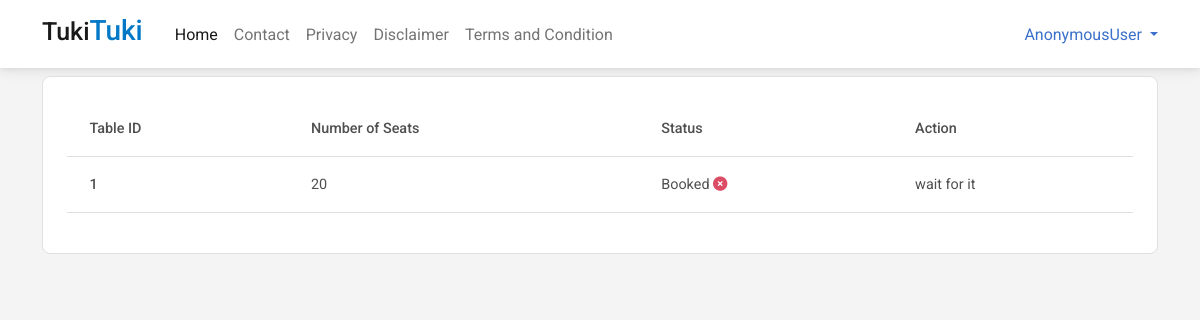
/tables/1/, run on the app's committed database.
### App_Cloud/models.py (models this page shows)
class Table(models.Model):
    restaurant = models.ForeignKey(Restaurant, on_delete=models.CASCADE,default=1)
    seats = models.IntegerField(default=0)
    booking_status = models.BooleanField(default=False)

### App_Cloud/views.py (the view)
# urls.py: path("tables/<int:id>/",views.tables,name="tables"),
def tables(request,id):
    rest = Restaurant.objects.get(id=id)
    tables = Table.objects.filter(restaurant=rest)
    context = {
        "rest" : rest,
        "tables" : tables
    }
    return render(request,"App_Cloud/tables.html",context)

### templates/App_Cloud/tables.html
{% extends "basic.html" %}
{% block content %}
<div class="container">
    <div class="card shadow-0 border p-md-4 p-2 mt-2">
        <table class="table">
            <thead>
              <tr>
                <th scope="col">Table ID</th>
                <th scope="col">Number of Seats</th>
                <th scope="col">Status</th>
                <th scope="col">Action</th>
              </tr>
            </thead>
            <tbody>
                {% if tables %}
                {% for t in tables %}
                <tr>
                    <th scope="row">{{t.id}}</th>
                    <td>{{t.seats}}</td>
                    {% if t.booking_status == False %}
                    <td>Avaible <i class="fas fa-check text-success"></i></td>
                    <td><a href="/booknow/{{rest.id}}/{{t.id}}/" class="btn btn-sm btn-success">Book Now</a></td>
                    {% else %}
                    <td>Booked <i class="fas fa-circle-xmark text-danger"></i></td>
                    <td>wait for it</td>
                    {% endif %}
                  </tr>
                  {% endfor %}
                {% else %}
                No data found!
                {% endif %}
            </tbody>
          </table>
    </div>
</div>
{% endblock content %}

### data on the page
Table: id "1", seats "20", booking_status "Booked"

### other printed values
{{ user|capfirst }} "AnonymousUser"
